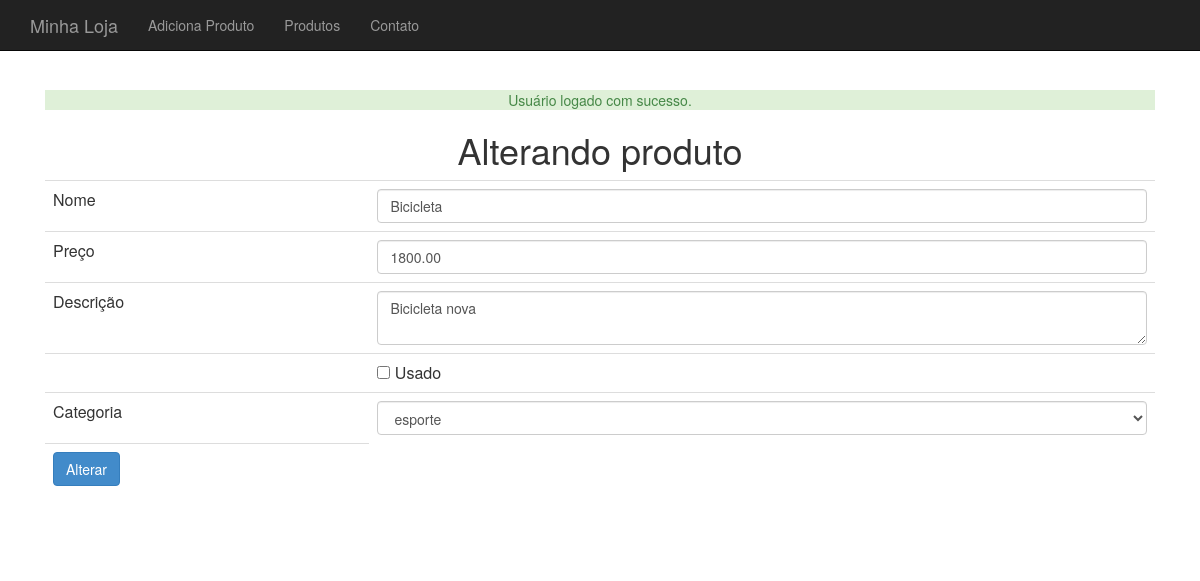
Screenshot of /loja/produto-altera-formulario.php?id=57 (signed in) with the database file from the repository.
### tables this page shows
CREATE TABLE `produtos` (
  `id` int(11) NOT NULL AUTO_INCREMENT,
  `nome` varchar(255) DEFAULT NULL,
  `preco` decimal(10,2) DEFAULT NULL,
  `categoria_id` int(11) DEFAULT NULL,
  `usado` tinyint(1) DEFAULT '0',
  `descricao` text,
  PRIMARY KEY (`id`)
);

### loja/banco-produto.php (called while the page is built, shortened)
<?php
require_once("class/Produto.php");
require_once("class/Categoria.php");
function buscaProduto($conexao, $id) {
	$query = "select * from produtos where id = {$id}";
	$resultado = mysqli_query($conexao, $query);
	$produto_buscado = mysqli_fetch_assoc($resultado);
	$categoria = new Categoria();
	$categoria->setId($produto_buscado['categoria_id']);
	$nome = $produto_buscado['nome'];
	$descricao = $produto_buscado['descricao'];
	$preco = $produto_buscado['preco'];
	$usado = $produto_buscado['usado'];
	$produto = new Produto($nome, $preco, $descricao, $categoria, $usado);
	$produto->setId($produto_buscado['id']);
	return $produto;
}

### loja/class/Produto.php (called while the page is built, shortened)
<?php
class Produto {
	private $nome;
	private $preco;
	private $descricao;
	private $categoria;
	private $usado;
	function __construct($nome, $preco, $descricao, Categoria $categoria, $usado) {
		$this->nome = $nome;
		$this->preco = $preco;
		$this->descricao = $descricao;
		$this->categoria = $categoria;
		$this->usado = $usado;
	}
	public function getNome() {
		return $this->nome;
	}
	public function getPreco() {
		return $this->preco;
	}
	public function getDescricao() {
		return $this->descricao;
	}
	public function getCategoria() {
		return $this->categoria;
	}
	public function isUsado() {
		return $this->usado;
	}
	public function setUsado($usado) {
		$this->usado = $usado;
	}
}
?>

### loja/banco-categoria.php (called while the page is built, shortened)
<?php
require_once("class/Categoria.php");
function listaCategorias($conexao) {
	$categorias = array();
	$query = "select * from categorias";
	$resultado = mysqli_query($conexao, $query);
	while($categoria_array = mysqli_fetch_assoc($resultado)) {
		$categoria = new Categoria();
		$categoria->setId($categoria_array['id']);
		$categoria->setNome($categoria_array['nome']);
		array_push($categorias, $categoria);
	}
	return $categorias;
}

### loja/class/Categoria.php (called while the page is built)
<?php
class Categoria {
	private $id;
	private $nome;
	public function getId() {
		return $this->id;
	}
	public function setId($id) {
		$this->id = $id;
	}
	public function getNome() {
		return $this->nome;
	}
	public function setNome($nome) {
		$this->nome = $nome;
	}
}
?>

### loja/produto-formulario-base.php (the view)
<tr>
	<td>Nome</td>
	<td>
		<input class="form-control" type="text" name="nome"
			value="<?=$produto->getNome()?>">
	</td>
</tr>
<tr>
	<td>Preço</td>
	<td>
		<input class="form-control" type="number" step="0.01" name="preco"
			value="<?=$produto->getPreco()?>">
	</td>
</tr>
<tr>
	<td>Descrição</td>
	<td>
		<textarea class="form-control" name="descricao"><?=$produto->getDescricao()?></textarea>
	</td>
</tr>
<tr>
	<td></td>
	<td><input type="checkbox" name="usado" <?=$produto->isUsado()?> value="true"> Usado
</tr>
<tr>
	<td>Categoria</td>
	<td>
		<select name="categoria_id" class="form-control">
			<?php
			foreach($categorias as $categoria) :
				$essaEhACategoria = $produto->getCategoria()->getId() == $categoria->getId();
				$selecao = $essaEhACategoria ? "selected='selected'" : "";
			?>
				<option value="<?=$categoria->getId()?>" <?=$selecao?>>
					<?=$categoria->getNome()?>
				</option>
			<?php
			endforeach
			?>
		</select>
	</td>
</tr>

### loja/css/loja.css (style rules this page uses)
body { padding-top: 50px; }

### rows the page displays
produtos: nome "Bicicleta", preco "1800.00", descricao "Bicicleta nova"

### other values shown
$_SESSION[$tipo] "Usuário logado com sucesso."
form field categoria_id "esporte"
